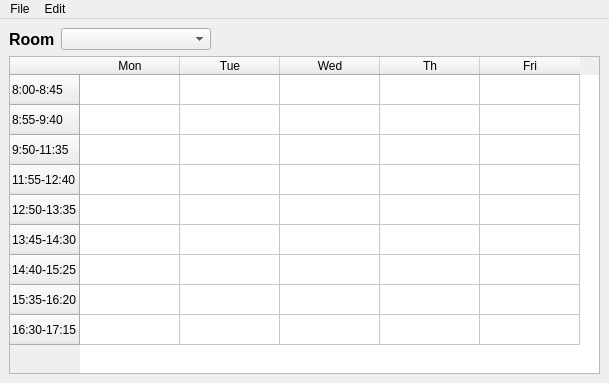
<?xml version="1.0" encoding="UTF-8"?>
<ui version="4.0">
 <class>MainWindow</class>
 <widget class="QMainWindow" name="MainWindow">
  <property name="geometry">
   <rect>
    <x>0</x>
    <y>0</y>
    <width>609</width>
    <height>383</height>
   </rect>
  </property>
  <property name="windowTitle">
   <string>MainWindow</string>
  </property>
  <widget class="QWidget" name="centralwidget">
   <layout class="QGridLayout" name="gridLayout">
    <item row="0" column="0">
     <widget class="QLabel" name="label">
      <property name="font">
       <font>
        <pointsize>12</pointsize>
        <weight>75</weight>
        <bold>true</bold>
       </font>
      </property>
      <property name="text">
       <string>Room</string>
      </property>
     </widget>
    </item>
    <item row="0" column="1">
     <widget class="QComboBox" name="comboBox">
      <property name="minimumSize">
       <size>
        <width>150</width>
        <height>0</height>
       </size>
      </property>
     </widget>
    </item>
    <item row="0" column="2">
     <spacer name="horizontalSpacer">
      <property name="orientation">
       <enum>Qt::Horizontal</enum>
      </property>
      <property name="sizeHint" stdset="0">
       <size>
        <width>517</width>
        <height>20</height>
       </size>
      </property>
     </spacer>
    </item>
    <item row="1" column="0" colspan="3">
     <widget class="QTableWidget" name="tableWidget">
      <row>
       <property name="text">
        <string>8:00-8:45</string>
       </property>
      </row>
      <row>
       <property name="text">
        <string>8:55-9:40</string>
       </property>
      </row>
      <row>
       <property name="text">
        <string>9:50-11:35</string>
       </property>
      </row>
      <row>
       <property name="text">
        <string>11:55-12:40</string>
       </property>
      </row>
      <row>
       <property name="text">
        <string>12:50-13:35</string>
       </property>
      </row>
      <row>
       <property name="text">
        <string>13:45-14:30</string>
       </property>
      </row>
      <row>
       <property name="text">
        <string>14:40-15:25</string>
       </property>
      </row>
      <row>
       <property name="text">
        <string>15:35-16:20</string>
       </property>
      </row>
      <row>
       <property name="text">
        <string>16:30-17:15</string>
       </property>
      </row>
      <column>
       <property name="text">
        <string>Mon</string>
       </property>
      </column>
      <column>
       <property name="text">
        <string>Tue</string>
       </property>
      </column>
      <column>
       <property name="text">
        <string>Wed</string>
       </property>
      </column>
      <column>
       <property name="text">
        <string>Th</string>
       </property>
      </column>
      <column>
       <property name="text">
        <string>Fri</string>
       </property>
      </column>
     </widget>
    </item>
   </layout>
  </widget>
  <widget class="QMenuBar" name="menubar">
   <property name="geometry">
    <rect>
     <x>0</x>
     <y>0</y>
     <width>609</width>
     <height>22</height>
    </rect>
   </property>
   <widget class="QMenu" name="menuFile">
    <property name="title">
     <string>File</string>
    </property>
    <addaction name="actionopen"/>
    <addaction name="actionsave"/>
    <addaction name="actionSave_as"/>
    <addaction name="actionQuit"/>
   </widget>
   <widget class="QMenu" name="menuEdit">
    <property name="title">
     <string>Edit</string>
    </property>
    <addaction name="actionRooms"/>
    <addaction name="actionTeachers"/>
    <addaction name="actionCourses"/>
    <addaction name="actionClasses"/>
   </widget>
   <addaction name="menuFile"/>
   <addaction name="menuEdit"/>
  </widget>
  <action name="actionopen">
   <property name="text">
    <string>Open</string>
   </property>
  </action>
  <action name="actionsave">
   <property name="text">
    <string>Save</string>
   </property>
  </action>
  <action name="actionRooms">
   <property name="text">
    <string>Rooms</string>
   </property>
  </action>
  <action name="actionTeachers">
   <property name="text">
    <string>Teachers</string>
   </property>
  </action>
  <action name="actionCourses">
   <property name="text">
    <string>Courses</string>
   </property>
  </action>
  <action name="actionClasses">
   <property name="text">
    <string>Classes</string>
   </property>
  </action>
  <action name="actionSave_as">
   <property name="text">
    <string>Save as</string>
   </property>
  </action>
  <action name="actionQuit">
   <property name="text">
    <string>Quit</string>
   </property>
  </action>
 </widget>
 <resources/>
 <connections/>
</ui>
